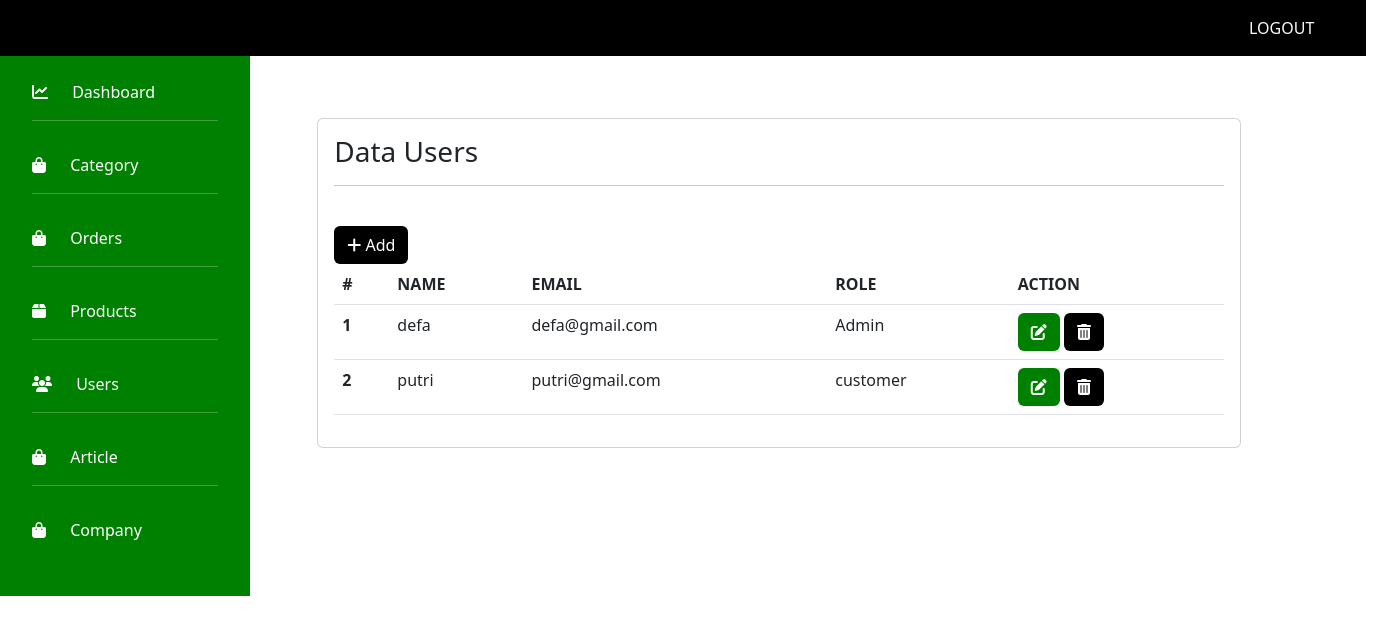
The app's page /admin/index.php?page=user&aksi with its own data.
### tables this page shows
CREATE TABLE `users` (
  `id` int(11) NOT NULL,
  `name` varchar(60) NOT NULL,
  `email` varchar(60) NOT NULL,
  `password` varchar(60) NOT NULL,
  `no_telp` varchar(13) DEFAULT NULL,
  `gender` varchar(11) NOT NULL,
  `address` varchar(100) DEFAULT NULL,
  `image` varchar(30) DEFAULT NULL,
  `role` varchar(15) NOT NULL,
  `created_at` timestamp NOT NULL DEFAULT current_timestamp(),
  `updated_at` timestamp NULL DEFAULT NULL
);

### pages/user/tampil.php (the view, shortened to what this page needs)
<div class="card">
    <div class="card-body">
    <h3>Data Users</h3>
    <hr>
    <br>
    <a href="index.php?page=user&aksi=tambah" type="button" class="btn" style="background-color: black; color: white;"><i class="fa fa-plus"></i> Add</a>
    <br>
    <table class="table">
        <thead>
            <tr>
            <th scope="col">#</th>
            <th scope="col">NAME</th>
            <th scope="col">EMAIL</th>
            <th scope="col">ROLE</th>
            <th scope="col">ACTION</th>
            </tr>
        </thead>
        <tbody>
            <tr>
            <?php
                $TAMPIL = "SELECT id, name, email, CASE WHEN role = '' THEN 'Admin' WHEN role != '' THEN role END AS role FROM users";
                $HASIL = mysqli_query($koneksi,$TAMPIL);
                $NO = 1;
                    while ($row=mysqli_fetch_array($HASIL)) {
                $id     = $row['id'];
                $name     = $row['name'];
                $email    = $row['email'];
                $role    = $row['role'];
             ?>
              <th scope="row"><?php echo $NO; ?></th>
              <td><?php echo $name; ?></td>
              <td><?php echo $email; ?></td>
              <td><?php echo $role; ?></td>
              <td>
                  <a href="index.php?page=user&aksi=edit&id=<?php echo $id; ?>" class="btn" style="background-color: #008000; color: white;"><i class="fa fa-pen-to-square"></i></a>
                  <a href="../pages/user/hapus.php?id=<?php echo $row['id'];?>" type="button" class="btn" style="background-color: black; color: white;"><i class="fa fa-trash"></i></a>
              </td>
            </tr>
            <?php
                  $NO++;
                  }
                   ?>
        </tbody>
        </table>
    </div>
</div>

### records on screen
users: name "defa", email "defa@gmail.com", role "Admin"
users: name "putri", email "putri@gmail.com", role "customer"
